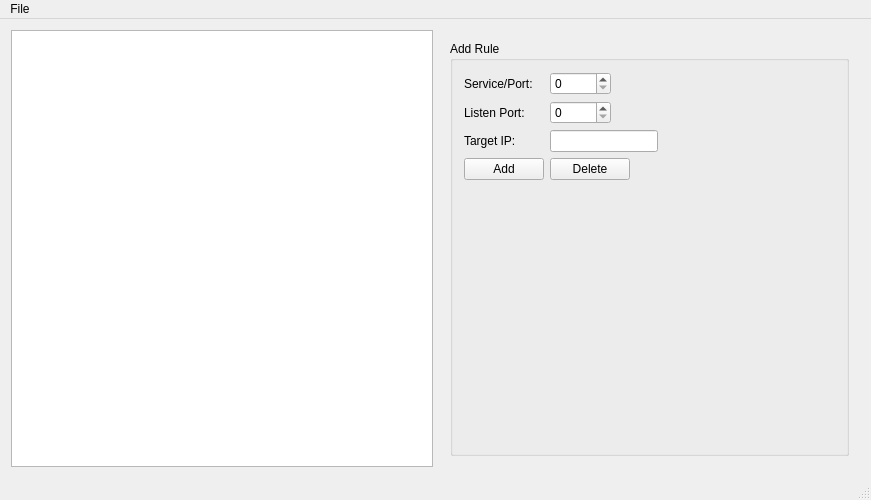
<?xml version="1.0" encoding="UTF-8"?>
<ui version="4.0">
 <class>MainWindow</class>
 <widget class="QMainWindow" name="MainWindow">
  <property name="geometry">
   <rect>
    <x>0</x>
    <y>0</y>
    <width>871</width>
    <height>500</height>
   </rect>
  </property>
  <property name="minimumSize">
   <size>
    <width>871</width>
    <height>500</height>
   </size>
  </property>
  <property name="windowTitle">
   <string>Port Forwarder</string>
  </property>
  <widget class="QWidget" name="centralWidget">
   <layout class="QGridLayout" name="gridLayout">
    <item row="0" column="0">
     <widget class="QTableWidget" name="portmapT">
      <property name="editTriggers">
       <set>QAbstractItemView::NoEditTriggers</set>
      </property>
      <property name="tabKeyNavigation">
       <bool>false</bool>
      </property>
      <property name="showDropIndicator" stdset="0">
       <bool>false</bool>
      </property>
      <property name="dragDropOverwriteMode">
       <bool>false</bool>
      </property>
      <property name="selectionMode">
       <enum>QAbstractItemView::SingleSelection</enum>
      </property>
      <property name="selectionBehavior">
       <enum>QAbstractItemView::SelectRows</enum>
      </property>
      <property name="sortingEnabled">
       <bool>true</bool>
      </property>
      <property name="wordWrap">
       <bool>false</bool>
      </property>
      <property name="cornerButtonEnabled">
       <bool>false</bool>
      </property>
     </widget>
    </item>
    <item row="0" column="2">
     <widget class="QWidget" name="widget" native="true">
      <layout class="QGridLayout" name="gridLayout_2">
       <item row="1" column="0">
        <widget class="QGroupBox" name="groupBox_2">
         <property name="title">
          <string>Add Rule</string>
         </property>
         <property name="checkable">
          <bool>false</bool>
         </property>
         <layout class="QFormLayout" name="formLayout_2">
          <property name="fieldGrowthPolicy">
           <enum>QFormLayout::FieldsStayAtSizeHint</enum>
          </property>
          <property name="rowWrapPolicy">
           <enum>QFormLayout::DontWrapRows</enum>
          </property>
          <item row="0" column="0">
           <widget class="QLabel" name="serviceL">
            <property name="text">
             <string>Service/Port:</string>
            </property>
           </widget>
          </item>
          <item row="0" column="1">
           <widget class="QSpinBox" name="serviceE">
            <property name="maximum">
             <number>65535</number>
            </property>
           </widget>
          </item>
          <item row="1" column="0">
           <widget class="QLabel" name="listenL">
            <property name="text">
             <string>Listen Port:</string>
            </property>
           </widget>
          </item>
          <item row="1" column="1">
           <widget class="QSpinBox" name="listenE">
            <property name="maximum">
             <number>65535</number>
            </property>
           </widget>
          </item>
          <item row="2" column="0">
           <widget class="QLabel" name="targetL">
            <property name="text">
             <string>Target IP:</string>
            </property>
           </widget>
          </item>
          <item row="2" column="1">
           <widget class="QLineEdit" name="targetE"/>
          </item>
          <item row="3" column="0">
           <widget class="QPushButton" name="addB">
            <property name="text">
             <string>Add</string>
            </property>
           </widget>
          </item>
          <item row="3" column="1">
           <widget class="QPushButton" name="delB">
            <property name="text">
             <string>Delete</string>
            </property>
           </widget>
          </item>
         </layout>
        </widget>
       </item>
      </layout>
     </widget>
    </item>
   </layout>
  </widget>
  <widget class="QMenuBar" name="menuBar">
   <property name="geometry">
    <rect>
     <x>0</x>
     <y>0</y>
     <width>871</width>
     <height>25</height>
    </rect>
   </property>
   <widget class="QMenu" name="menuFile">
    <property name="title">
     <string>File</string>
    </property>
    <addaction name="separator"/>
    <addaction name="actionExit"/>
   </widget>
   <addaction name="menuFile"/>
  </widget>
  <widget class="QStatusBar" name="statusBar"/>
  <action name="actionExit">
   <property name="text">
    <string>Exit</string>
   </property>
  </action>
 </widget>
 <layoutdefault spacing="6" margin="11"/>
 <tabstops>
  <tabstop>targetE</tabstop>
  <tabstop>portmapT</tabstop>
 </tabstops>
 <resources/>
 <connections/>
</ui>
